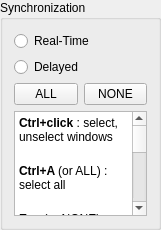
        <widget class="QGroupBox" name="groupBox_SYNC">
         <property name="minimumSize">
          <size>
           <width>161</width>
           <height>230</height>
          </size>
         </property>
         <property name="maximumSize">
          <size>
           <width>161</width>
           <height>230</height>
          </size>
         </property>
         <property name="title">
          <string>Synchronization</string>
         </property>
         <layout class="QGridLayout" name="gridLayout_6">
          <item row="0" column="0" colspan="2">
           <widget class="QRadioButton" name="radioButton_SYNC_realtime">
            <property name="text">
             <string>Real-Time</string>
            </property>
           </widget>
          </item>
          <item row="1" column="0" colspan="2">
           <widget class="QRadioButton" name="radioButton_SYNC_delayed">
            <property name="text">
             <string>Delayed</string>
            </property>
           </widget>
          </item>
          <item row="2" column="0">
           <widget class="QPushButton" name="pushButton_SYNC_all">
            <property name="text">
             <string>ALL</string>
            </property>
           </widget>
          </item>
          <item row="2" column="1">
           <widget class="QPushButton" name="pushButton_SYNC_unselect">
            <property name="text">
             <string>NONE</string>
            </property>
           </widget>
          </item>
          <item row="3" column="0" colspan="2">
           <widget class="QTextBrowser" name="textBrowser">
            <property name="html">
             <string>&lt;!DOCTYPE HTML PUBLIC &quot;-//W3C//DTD HTML 4.0//EN&quot; &quot;http://www.w3.org/TR/REC-html40/strict.dtd&quot;&gt;
&lt;html&gt;&lt;head&gt;&lt;meta name=&quot;qrichtext&quot; content=&quot;1&quot; /&gt;&lt;style type=&quot;text/css&quot;&gt;
p, li { white-space: pre-wrap; }
&lt;/style&gt;&lt;/head&gt;&lt;body style=&quot; font-family:'.Lucida Grande UI'; font-size:13pt; font-weight:400; font-style:normal;&quot;&gt;
&lt;p style=&quot; margin-top:0px; margin-bottom:0px; margin-left:0px; margin-right:0px; -qt-block-indent:0; text-indent:0px;&quot;&gt;&lt;span style=&quot; font-family:'Sans'; font-size:9pt; font-weight:600;&quot;&gt;Ctrl+click&lt;/span&gt;&lt;span style=&quot; font-family:'Sans'; font-size:9pt;&quot;&gt; : select, unselect windows&lt;br /&gt;&lt;/span&gt;&lt;/p&gt;
&lt;p style=&quot; margin-top:0px; margin-bottom:0px; margin-left:0px; margin-right:0px; -qt-block-indent:0; text-indent:0px;&quot;&gt;&lt;span style=&quot; font-family:'Sans'; font-size:9pt; font-weight:600;&quot;&gt;Ctrl+A &lt;/span&gt;&lt;span style=&quot; font-family:'Sans'; font-size:9pt;&quot;&gt;(or ALL) : select all&lt;br /&gt;&lt;/span&gt;&lt;/p&gt;
&lt;p style=&quot; margin-top:0px; margin-bottom:0px; margin-left:0px; margin-right:0px; -qt-block-indent:0; text-indent:0px;&quot;&gt;&lt;span style=&quot; font-family:'Sans'; font-size:9pt; font-weight:600;&quot;&gt;Esc&lt;/span&gt;&lt;span style=&quot; font-family:'Sans'; font-size:9pt;&quot;&gt; (or NONE) : unselect all&lt;br /&gt;&lt;/span&gt;&lt;/p&gt;
&lt;p style=&quot; margin-top:0px; margin-bottom:0px; margin-left:0px; margin-right:0px; -qt-block-indent:0; text-indent:0px;&quot;&gt;&lt;span style=&quot; font-family:'Sans'; font-size:9pt; font-weight:600;&quot;&gt;drag mouse :&lt;/span&gt;&lt;span style=&quot; font-family:'Sans'; font-size:9pt;&quot;&gt; rotation % Y , Z&lt;br /&gt;&lt;/span&gt;&lt;/p&gt;
&lt;p style=&quot; margin-top:0px; margin-bottom:0px; margin-left:0px; margin-right:0px; -qt-block-indent:0; text-indent:0px;&quot;&gt;&lt;span style=&quot; font-family:'Sans'; font-size:9pt; font-weight:600;&quot;&gt;Ctrl+drag :&lt;/span&gt;&lt;span style=&quot; font-family:'Sans'; font-size:9pt;&quot;&gt; rotation % X&lt;br /&gt;&lt;/span&gt;&lt;/p&gt;
&lt;p style=&quot; margin-top:0px; margin-bottom:0px; margin-left:0px; margin-right:0px; -qt-block-indent:0; text-indent:0px;&quot;&gt;&lt;span style=&quot; font-family:'Sans'; font-size:9pt; font-weight:600;&quot;&gt;Shift+drag :&lt;/span&gt;&lt;span style=&quot; font-family:'Sans'; font-size:9pt;&quot;&gt; translation % Y , Z&lt;br /&gt;&lt;/span&gt;&lt;/p&gt;
&lt;p style=&quot; margin-top:0px; margin-bottom:0px; margin-left:0px; margin-right:0px; -qt-block-indent:0; text-indent:0px;&quot;&gt;&lt;span style=&quot; font-family:'Sans'; font-size:9pt; font-weight:600;&quot;&gt;Alt+Shift+drag :&lt;/span&gt;&lt;span style=&quot; font-family:'Sans'; font-size:9pt;&quot;&gt; translation % X&lt;/span&gt;&lt;/p&gt;&lt;/body&gt;&lt;/html&gt;</string>
            </property>
           </widget>
          </item>
         </layout>
        </widget>
